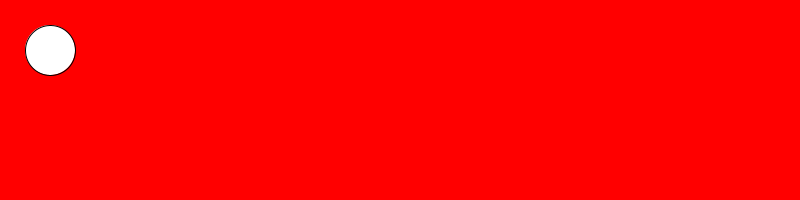
Frame 1 (no input)
Frame 60 (the mouse pressed at the canvas centre just before this capture): identical to frame 1, image omitted
Frame 120 (the mouse held since frame 60 and released just before this capture): identical to frame 1, image omitted

The Processing sketch that drew this single still picture (run headless with seeded random() and noise(); from frame 60 on, the mouse is pressed at the canvas centre):

// Processing sketch: slippery_dot
// ── slippery_dot.pde
/*** When you are done, this program will draw an ellipse 
     that jumps to new location each time you click on it.
***/
 
 // 1. Create three integer variables to represent the x, y, and the size of the ellipse
       int x=50;
       int y=50;
       int z=50;
    void setup() {
      size(800, 200);
      // 2. Set the size of your sketch
    
    }
    
    void draw() {
      background(255,0,0);
      ellipse(x,y,50,50);
    
      // 3. Set the background color of your sketch
      
      // 4. Draw an ellipse using the variables created at the top of the sketch for the location and size of your ellipse. 
      //    Make sure it fits in the window. Change the variables if it does not.
    
    
    }
    
    /******** This method gets called automatically when you press the mouse ************/
    void mousePressed() {
      int distance=getDistanceFromMouse(50,50);
      if(distance<50){
        x=(int) random(50);
        y=(int) random(50);
      }
      //5. Create an integer variable called distance
      
      //6. The getDistanceFromMouse() method below returns a number.
      //   Set the value of your distance variable to the value returned by the getDistance method
      //   You will need to pass the x and y location of your ellipse to this method.
        
          
      //7.  Use an if statement to check if your distance variable is < the radius of the ellipse
      //    If it is, make a new x AND y for the ellipse, for a new random location on the window
      //    Hint: Use code like this      x = (int) random(width);
       
      
    }
    
    /********  This method gives you the number of pixels between the mouse and the x,y point ***********/
    int getDistanceFromMouse(int x, int y) {
      return (int)Math.sqrt(Math.pow((mouseX-x),2) + Math.pow((mouseY-y),2));
    }
